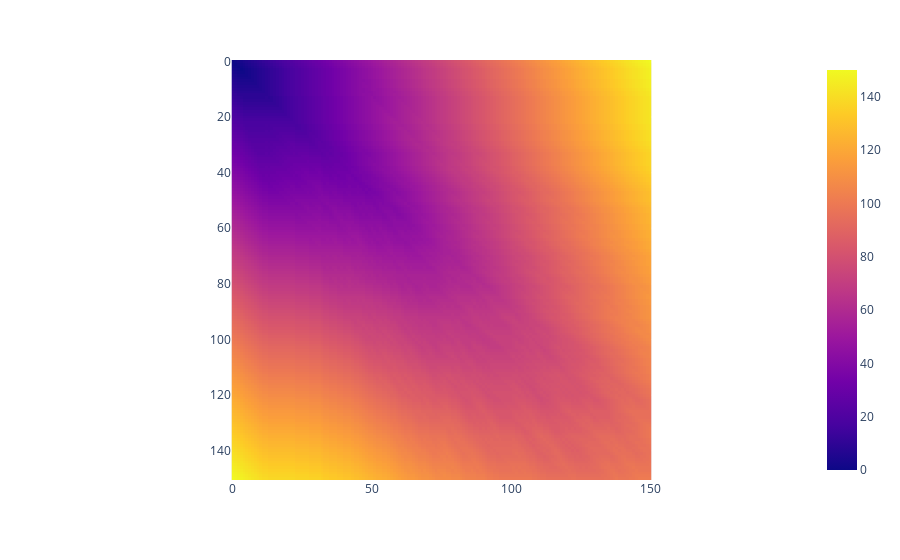

The code cell stored with this chart in its notebook:
### Code cell
fig = px.imshow(matrix_a, range_color=[0, np.max(matrix_a)])
fig.show()

### Figure 1 — Plotly figure (JSON) as saved in the notebook; plotly's stock layout.template omitted (floating-point values rounded to 4 significant figures; data arrays with more than 128 entries replaced by an {"elided": "..."} marker saying what was removed)
{"data": [{"coloraxis": "coloraxis", "hovertemplate": "x: %{x}<br>y: %{y}<br>color: %{z}<extra></extra>", "name": "0", "type": "heatmap", "xaxis": "x", "yaxis": "y", "z": {"elided": "151x151 int values"}}], "layout": {"coloraxis": {"cmax": 150, "cmin": 0, "colorscale": [[0, "#0d0887"], [0.1111, "#46039f"], [0.2222, "#7201a8"], [0.3333, "#9c179e"], [0.4444, "#bd3786"], [0.5556, "#d8576b"], [0.6667, "#ed7953"], [0.7778, "#fb9f3a"], [0.8889, "#fdca26"], [1, "#f0f921"]]}, "margin": {"t": 60}, "xaxis": {"anchor": "y", "constrain": "domain", "domain": [0, 1], "scaleanchor": "y"}, "yaxis": {"anchor": "x", "autorange": "reversed", "constrain": "domain", "domain": [0, 1]}}}
